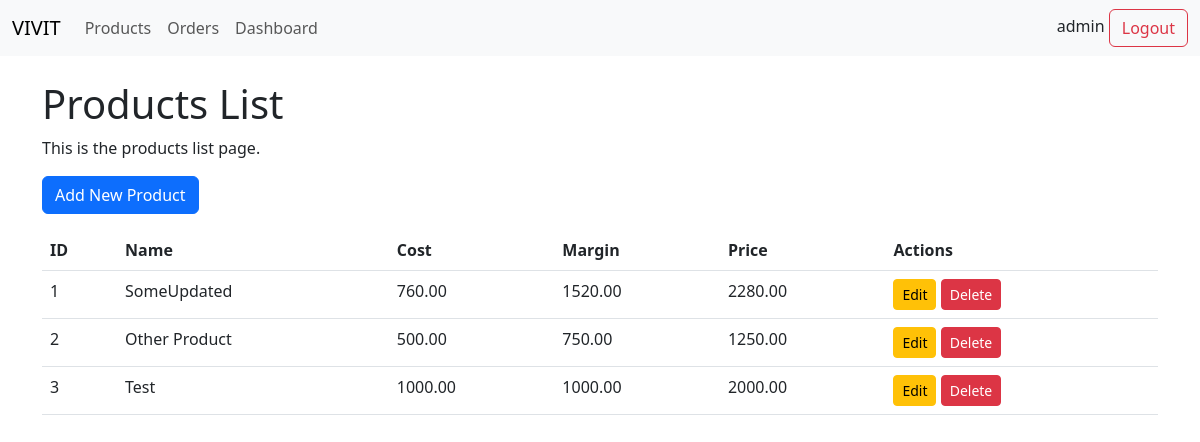
The page /product/products_list (signed in) on the database its author committed.
### app/models.py (models this page shows, shortened)
class User(db.Model, UserMixin):
    __tablename__ = "user"
    id = db.Column(db.Integer, primary_key=True)
    username = db.Column(db.String(64), unique=True, nullable=False)
    password_hash = db.Column(db.String(128), nullable=False)

class Product(db.Model):
    __tablename__ = "product"
    id = db.Column(db.Integer, primary_key=True)
    name = db.Column(db.String(100), nullable=False)
    cost = db.Column(Numeric(10, 2), nullable=False)
    margin = db.Column(Numeric(10, 2), nullable=True)
    @property
    def price(self):
        if self.margin is not None:
            return self.cost + self.margin
        return self.cost

### app/product/routes.py (the view)
@product.route("/products_list")
@login_required
def products_list():
    products = Product.query.all()
    return render_template("product/products_list.html", products=products)

### app/extensions.py (called while the page is built)
@login_manager.user_loader
def load_user(user_id):
    from .models import User
    return User.query.get(int(user_id))

### app/templates/product/products_list.html (shortened to what this page needs)
{% extends 'base.html' %}
{% block content %}
<h1>Products List</h1>
<p>This is the products list page.</p>
<div class="row">
    <div class="col">
        <a href="{{ url_for('product.add_product') }}" class="btn btn-primary mb-3">Add New Product</a>
    </div>
</div>
<div class="row">
    <div class="col">
        <table class="table">
            <thead>
                <tr>
                    <th>ID</th>
                    <th>Name</th>
                    <th>Cost</th>
                    <th>Margin</th>
                    <th>Price</th>
                    <th>Actions</th>
                </tr>
            </thead>
            <tbody id="productTableBody">
                {% for product in products %}
                <tr id="productRow{{ product.id }}">
                    <td>{{ product.id }}</td>
                    <td>{{ product.name }}</td>
                    <td>{{ product.cost }}</td>
                    <td>{{ product.margin }}</td>
                    <td>{{ product.price }}</td>
                    <td>
                        <a href="{{ url_for('product.edit_product', product_id=product.id) }}"
                            class="btn btn-sm btn-warning">Edit</a>
                        <a onclick="deleteProduct({{ product.id }})" class="btn btn-sm btn-danger">Delete</a>
                    </td>
                </tr>
                {% endfor %}
            </tbody>
        </table>
    </div>
</div>
{% endblock content %}

### app/templates/base.html (shortened to what this page needs)
<!doctype html>
<html lang="en">
<head>
    <link href="https://cdn.jsdelivr.net/npm/bootstrap@5.3.0/dist/css/bootstrap.min.css" rel="stylesheet">
</head>
<body>
    <nav class="navbar navbar-expand-lg navbar-light bg-light mb-4">
        <div class="container-fluid">
            <a class="navbar-brand" href="{{ url_for('product.products_list') }}">VIVIT</a>
            <div class="collapse navbar-collapse" id="navbarSupportedContent">
                <ul class="navbar-nav me-auto mb-2 mb-lg-0">
                    <li class="nav-item">
                        <a class="nav-link" href="{{ url_for('product.products_list') }}">Products</a>
                    </li>
                    <li class="nav-item">
                        <a class="nav-link" href="{{ url_for('order.orders_list') }}">Orders</a>
                    </li>
                    <li class="nav-item">
                        <a class="nav-link" href="{{ url_for('analytics.stats') }}">Dashboard</a>
                    </li>
                </ul>
            </div>
            <div>
                {% if current_user.is_authenticated %}
                {{current_user.username}}
                <a class="btn btn-outline-danger" href="{{ url_for('auth.logout') }}">Logout</a>
                {% else %}
                You must <a class="" href="{{ url_for('auth.login') }}">Login</a>!
                {% endif %}
            </div>
        </div>
    </nav>
    <div class="container">
        {% block content %}{% endblock %}
    </div>
</body>
</html>

### rows shown on the page
User: username "admin"
Product: id "1", name "SomeUpdated", cost "760.00", margin "1520.00", price "2280.00"
Product: id "2", name "Other Product", cost "500.00", margin "750.00", price "1250.00"
Product: id "3", name "Test", cost "1000.00", margin "1000.00", price "2000.00"
